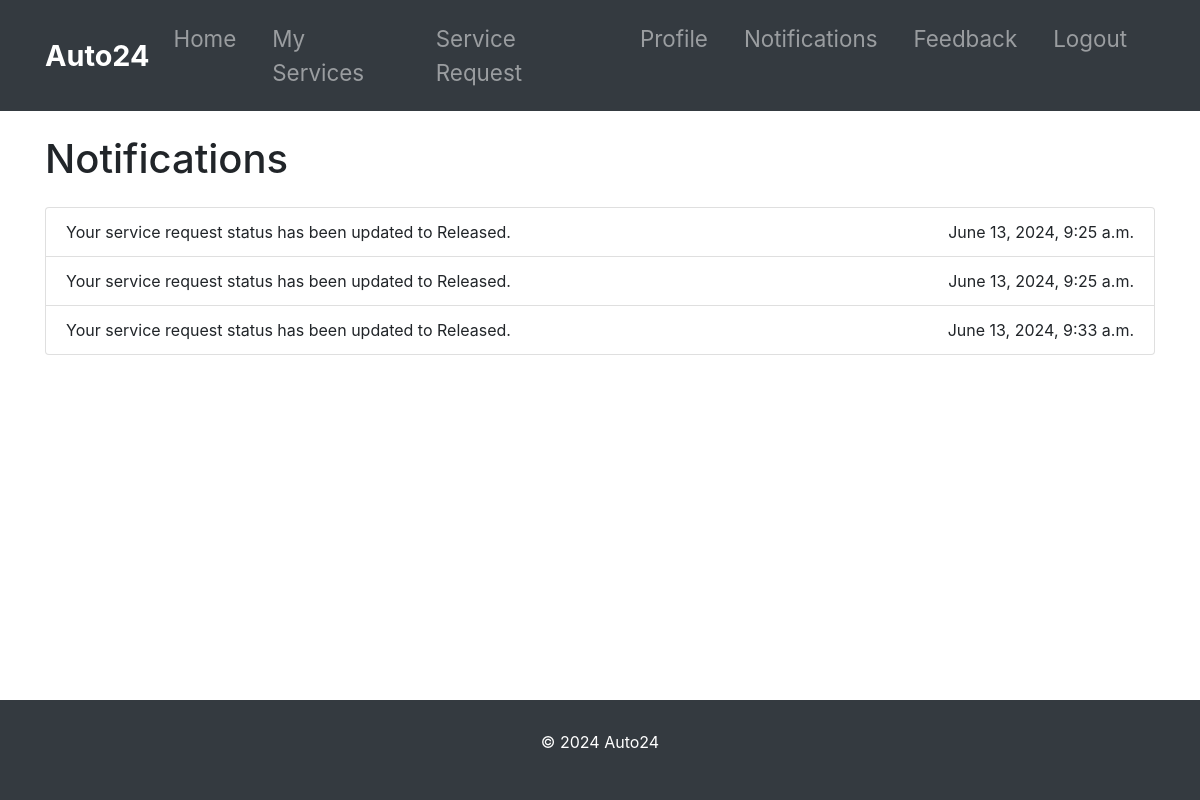
/list/ (signed in), run on an earlier commit of the app's database.
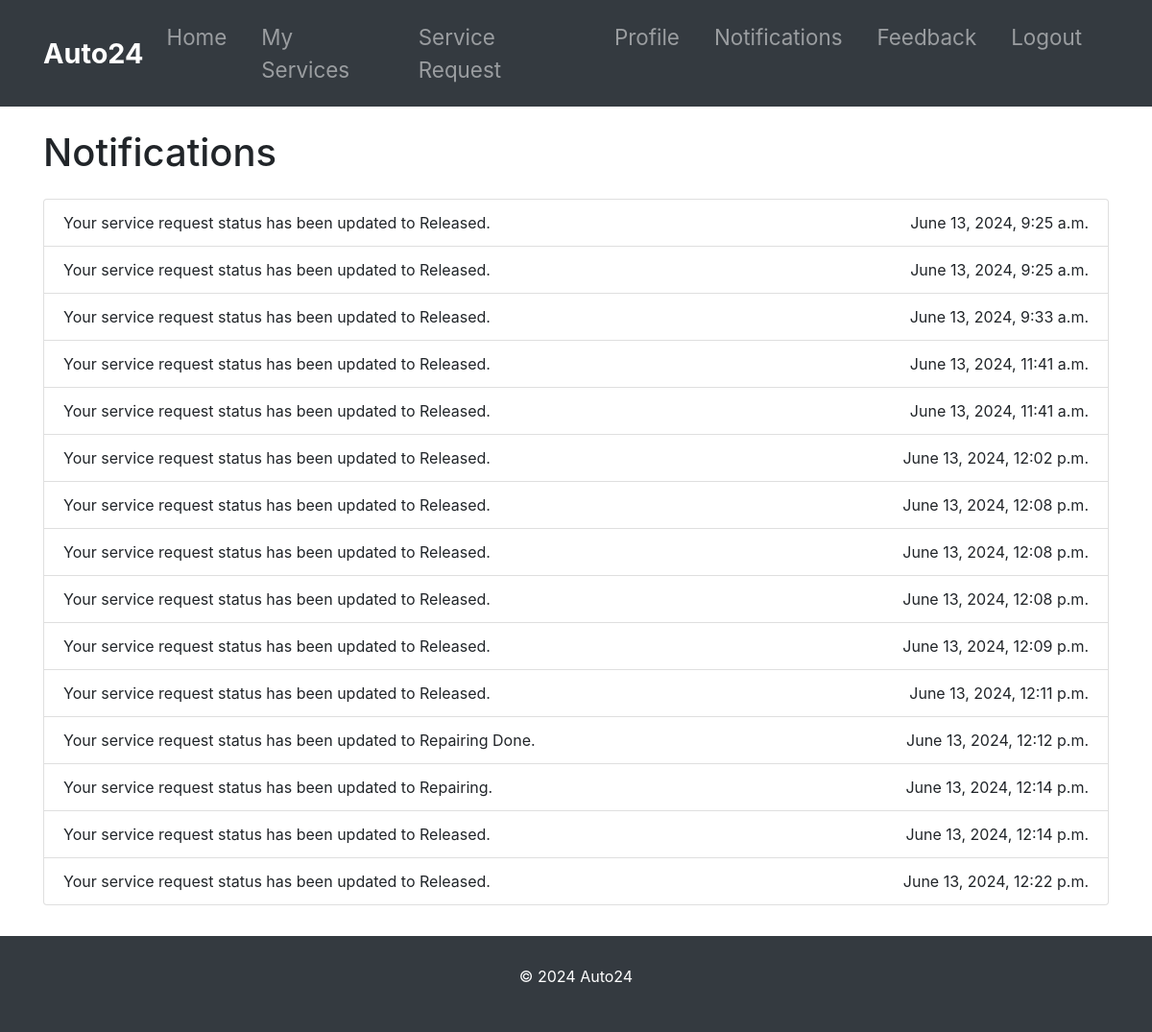
And on a later commit of the database.
### customer_management/models.py (models this page shows, shortened)
class Notification(models.Model):
    recipient = models.ForeignKey(User, on_delete=models.CASCADE, related_name='notifications')
    message = models.TextField()
    is_read = models.BooleanField(default=False)
    created_at = models.DateTimeField(auto_now_add=True)

### customer_management/views.py (the view)
# urls.py: path('list/', views.notification_list, name='notification_list'),
@login_required
def notification_list(request):
    notifications = request.user.notifications.filter(is_read=False)
    return render(request, 'customer/notification_list.html', {'notifications': notifications})

### templates/customer/notification_list.html (shortened to what this page needs)
{% extends 'customer/base.html' %}
{% block content %}
<div class="container mt-4">
  <h1 class="mb-4">Notifications</h1>
  {% if notifications %}
    <div class="list-group">
      {% for notification in notifications %}
        <div class="list-group-item d-flex justify-content-between align-items-center">
          <span>{{ notification.message }}</span>
          <span>{{ notification.created_at }}</span>
        </div>
      {% endfor %}
    </div>
  {% else %}
    <p class="text-muted">No new notifications.</p>
  {% endif %}
</div>
{% endblock %}

What changed in the data, as far as the page shows it:
added Notification: message "Your service request status has been updated to Released.", created_at "June 13, 2024, 11:41 a.m."
added Notification: message "Your service request status has been updated to Released.", created_at "June 13, 2024, 11:41 a.m."
added Notification: message "Your service request status has been updated to Released.", created_at "June 13, 2024, 12:02 p.m."
added Notification: message "Your service request status has been updated to Released.", created_at "June 13, 2024, 12:08 p.m."
added Notification: message "Your service request status has been updated to Released.", created_at "June 13, 2024, 12:08 p.m."
added Notification: message "Your service request status has been updated to Released.", created_at "June 13, 2024, 12:08 p.m."
added Notification: message "Your service request status has been updated to Released.", created_at "June 13, 2024, 12:09 p.m."
added Notification: message "Your service request status has been updated to Released.", created_at "June 13, 2024, 12:11 p.m."
added Notification: message "Your service request status has been updated to Repairing Done.", created_at "June 13, 2024, 12:12 p.m."
added Notification: message "Your service request status has been updated to Repairing.", created_at "June 13, 2024, 12:14 p.m."
added Notification: message "Your service request status has been updated to Released.", created_at "June 13, 2024, 12:14 p.m."
added Notification: message "Your service request status has been updated to Released.", created_at "June 13, 2024, 12:22 p.m."
